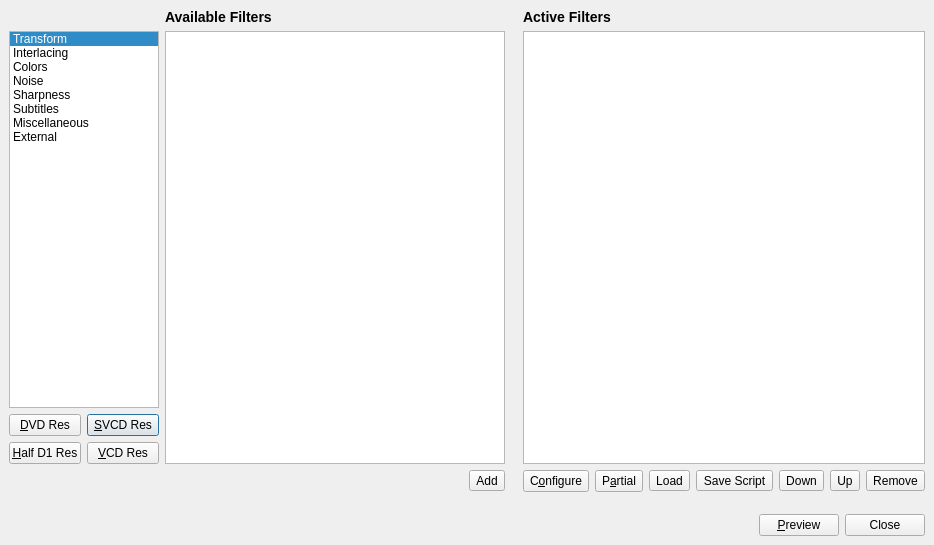
<ui version="4.0" >
 <class>Dialog</class>
 <widget class="QDialog" name="Dialog" >
  <property name="geometry" >
   <rect>
    <x>0</x>
    <y>0</y>
    <width>913</width>
    <height>545</height>
   </rect>
  </property>
  <property name="minimumSize" >
   <size>
    <width>0</width>
    <height>0</height>
   </size>
  </property>
  <property name="windowTitle" >
   <string>Video Filter Manager</string>
  </property>
  <layout class="QVBoxLayout" >
   <property name="margin" >
    <number>9</number>
   </property>
   <property name="spacing" >
    <number>6</number>
   </property>
   <item>
    <layout class="QGridLayout" >
     <property name="margin" >
      <number>0</number>
     </property>
     <property name="spacing" >
      <number>6</number>
     </property>
     <item row="4" column="0" colspan="2" >
      <layout class="QGridLayout" >
       <property name="margin" >
        <number>0</number>
       </property>
       <property name="spacing" >
        <number>6</number>
       </property>
       <item row="0" column="1" >
        <widget class="QPushButton" name="pushButtonSVCD" >
         <property name="sizePolicy" >
          <sizepolicy>
           <hsizetype>5</hsizetype>
           <vsizetype>0</vsizetype>
           <horstretch>0</horstretch>
           <verstretch>0</verstretch>
          </sizepolicy>
         </property>
         <property name="minimumSize" >
          <size>
           <width>72</width>
           <height>0</height>
          </size>
         </property>
         <property name="text" >
          <string>&amp;SVCD Res</string>
         </property>
         <property name="icon" >
          <iconset resource="filter.qrc" >:/new/prefix1/icons/cd.png</iconset>
         </property>
        </widget>
       </item>
       <item row="1" column="1" >
        <widget class="QPushButton" name="pushButtonVCD" >
         <property name="sizePolicy" >
          <sizepolicy>
           <hsizetype>5</hsizetype>
           <vsizetype>5</vsizetype>
           <horstretch>0</horstretch>
           <verstretch>0</verstretch>
          </sizepolicy>
         </property>
         <property name="minimumSize" >
          <size>
           <width>72</width>
           <height>0</height>
          </size>
         </property>
         <property name="text" >
          <string>&amp;VCD Res</string>
         </property>
         <property name="icon" >
          <iconset resource="filter.qrc" >:/new/prefix1/icons/cd.png</iconset>
         </property>
        </widget>
       </item>
       <item row="1" column="0" >
        <widget class="QPushButton" name="pushButtonHalfDVD" >
         <property name="sizePolicy" >
          <sizepolicy>
           <hsizetype>5</hsizetype>
           <vsizetype>0</vsizetype>
           <horstretch>0</horstretch>
           <verstretch>0</verstretch>
          </sizepolicy>
         </property>
         <property name="minimumSize" >
          <size>
           <width>72</width>
           <height>0</height>
          </size>
         </property>
         <property name="text" >
          <string>&amp;Half D1 Res</string>
         </property>
         <property name="icon" >
          <iconset resource="filter.qrc" >:/new/prefix1/icons/cd.png</iconset>
         </property>
        </widget>
       </item>
       <item row="0" column="0" >
        <widget class="QPushButton" name="pushButtonDVD" >
         <property name="sizePolicy" >
          <sizepolicy>
           <hsizetype>5</hsizetype>
           <vsizetype>0</vsizetype>
           <horstretch>0</horstretch>
           <verstretch>0</verstretch>
          </sizepolicy>
         </property>
         <property name="minimumSize" >
          <size>
           <width>72</width>
           <height>0</height>
          </size>
         </property>
         <property name="text" >
          <string>&amp;DVD Res</string>
         </property>
         <property name="icon" >
          <iconset resource="filter.qrc" >:/new/prefix1/icons/cd.png</iconset>
         </property>
        </widget>
       </item>
      </layout>
     </item>
     <item rowspan="4" row="1" column="2" colspan="2" >
      <widget class="QListWidget" name="listWidgetAvailable" >
       <property name="sizePolicy" >
        <sizepolicy>
         <hsizetype>7</hsizetype>
         <vsizetype>7</vsizetype>
         <horstretch>0</horstretch>
         <verstretch>0</verstretch>
        </sizepolicy>
       </property>
       <property name="minimumSize" >
        <size>
         <width>340</width>
         <height>0</height>
        </size>
       </property>
       <property name="spacing" >
        <number>2</number>
       </property>
      </widget>
     </item>
     <item rowspan="3" row="1" column="0" colspan="2" >
      <widget class="QListWidget" name="listFilterCategory" >
       <property name="sizePolicy" >
        <sizepolicy>
         <hsizetype>0</hsizetype>
         <vsizetype>7</vsizetype>
         <horstretch>0</horstretch>
         <verstretch>0</verstretch>
        </sizepolicy>
       </property>
       <property name="minimumSize" >
        <size>
         <width>100</width>
         <height>340</height>
        </size>
       </property>
       <property name="selectionBehavior" >
        <enum>QAbstractItemView::SelectRows</enum>
       </property>
       <property name="iconSize" >
        <size>
         <width>24</width>
         <height>24</height>
        </size>
       </property>
       <property name="resizeMode" >
        <enum>QListView::Adjust</enum>
       </property>
       <property name="spacing" >
        <number>3</number>
       </property>
       <property name="currentRow" >
        <number>0</number>
       </property>
       <item>
        <property name="text" >
         <string>Transform</string>
        </property>
        <property name="icon" >
         <iconset resource="filter.qrc" >:/new/prefix1/icons/1.png</iconset>
        </property>
       </item>
       <item>
        <property name="text" >
         <string>Interlacing</string>
        </property>
        <property name="icon" >
         <iconset resource="filter.qrc" >:/new/prefix1/icons/2.png</iconset>
        </property>
       </item>
       <item>
        <property name="text" >
         <string>Colors</string>
        </property>
        <property name="icon" >
         <iconset resource="filter.qrc" >:/new/prefix1/icons/4.png</iconset>
        </property>
       </item>
       <item>
        <property name="text" >
         <string>Noise</string>
        </property>
        <property name="icon" >
         <iconset resource="filter.qrc" >:/new/prefix1/icons/5.png</iconset>
        </property>
       </item>
       <item>
        <property name="text" >
         <string>Sharpness</string>
        </property>
        <property name="icon" >
         <iconset resource="filter.qrc" >:/new/prefix1/icons/3.png</iconset>
        </property>
       </item>
       <item>
        <property name="text" >
         <string>Subtitles</string>
        </property>
        <property name="icon" >
         <iconset resource="filter.qrc" >:/new/prefix1/icons/7.png</iconset>
        </property>
       </item>
       <item>
        <property name="text" >
         <string>Miscellaneous</string>
        </property>
        <property name="icon" >
         <iconset resource="filter.qrc" >:/new/prefix1/icons/6.png</iconset>
        </property>
       </item>
       <item>
        <property name="text" >
         <string>External</string>
        </property>
        <property name="icon" >
         <iconset resource="filter.qrc" >:/new/prefix1/icons/exec.png</iconset>
        </property>
       </item>
      </widget>
     </item>
     <item row="1" column="4" >
      <spacer>
       <property name="orientation" >
        <enum>Qt::Horizontal</enum>
       </property>
       <property name="sizeType" >
        <enum>QSizePolicy::Fixed</enum>
       </property>
       <property name="sizeHint" >
        <size>
         <width>12</width>
         <height>20</height>
        </size>
       </property>
      </spacer>
     </item>
     <item row="0" column="5" >
      <widget class="QLabel" name="label_2" >
       <property name="sizePolicy" >
        <sizepolicy>
         <hsizetype>5</hsizetype>
         <vsizetype>4</vsizetype>
         <horstretch>0</horstretch>
         <verstretch>0</verstretch>
        </sizepolicy>
       </property>
       <property name="text" >
        <string>&lt;big>&lt;b>Active Filters&lt;/b>&lt;/big></string>
       </property>
      </widget>
     </item>
     <item rowspan="4" row="1" column="5" colspan="11" >
      <widget class="QListWidget" name="listWidgetActive" >
       <property name="sizePolicy" >
        <sizepolicy>
         <hsizetype>7</hsizetype>
         <vsizetype>7</vsizetype>
         <horstretch>0</horstretch>
         <verstretch>0</verstretch>
        </sizepolicy>
       </property>
       <property name="minimumSize" >
        <size>
         <width>340</width>
         <height>0</height>
        </size>
       </property>
       <property name="spacing" >
        <number>2</number>
       </property>
      </widget>
     </item>
     <item row="5" column="5" colspan="11" >
      <layout class="QHBoxLayout" >
       <property name="margin" >
        <number>0</number>
       </property>
       <property name="spacing" >
        <number>6</number>
       </property>
       <item>
        <spacer>
         <property name="orientation" >
          <enum>Qt::Horizontal</enum>
         </property>
         <property name="sizeHint" >
          <size>
           <width>0</width>
           <height>22</height>
          </size>
         </property>
        </spacer>
       </item>
       <item>
        <widget class="QToolButton" name="toolButtonConfigure" >
         <property name="sizePolicy" >
          <sizepolicy>
           <hsizetype>0</hsizetype>
           <vsizetype>5</vsizetype>
           <horstretch>0</horstretch>
           <verstretch>0</verstretch>
          </sizepolicy>
         </property>
         <property name="text" >
          <string>C&amp;onfigure</string>
         </property>
        </widget>
       </item>
       <item>
        <widget class="QToolButton" name="toolButtonPartial" >
         <property name="sizePolicy" >
          <sizepolicy>
           <hsizetype>0</hsizetype>
           <vsizetype>5</vsizetype>
           <horstretch>0</horstretch>
           <verstretch>0</verstretch>
          </sizepolicy>
         </property>
         <property name="text" >
          <string>P&amp;artial</string>
         </property>
        </widget>
       </item>
       <item>
        <widget class="QToolButton" name="toolButtonLoad" >
         <property name="toolTip" >
          <string>Open Script</string>
         </property>
         <property name="text" >
          <string>Load</string>
         </property>
         <property name="icon" >
          <iconset resource="filter.qrc" >:/new/prefix1/icons/fileopen.png</iconset>
         </property>
        </widget>
       </item>
       <item>
        <widget class="QToolButton" name="toolButtonSaveScript" >
         <property name="toolTip" >
          <string>Save Script As</string>
         </property>
         <property name="text" >
          <string>Save Script</string>
         </property>
         <property name="icon" >
          <iconset resource="filter.qrc" >:/new/prefix1/icons/filesaveas.png</iconset>
         </property>
        </widget>
       </item>
       <item>
        <widget class="QToolButton" name="toolButtonDown" >
         <property name="toolTip" >
          <string>Move Filter Down</string>
         </property>
         <property name="text" >
          <string>Down</string>
         </property>
         <property name="icon" >
          <iconset resource="filter.qrc" >:/new/prefix1/icons/down.png</iconset>
         </property>
        </widget>
       </item>
       <item>
        <widget class="QToolButton" name="toolButtonUp" >
         <property name="toolTip" >
          <string>Move Filter Up</string>
         </property>
         <property name="text" >
          <string>Up</string>
         </property>
         <property name="icon" >
          <iconset resource="filter.qrc" >:/new/prefix1/icons/up.png</iconset>
         </property>
        </widget>
       </item>
       <item>
        <widget class="QToolButton" name="pushButtonRemove" >
         <property name="toolTip" >
          <string>Remove Filter</string>
         </property>
         <property name="text" >
          <string>Remove</string>
         </property>
         <property name="icon" >
          <iconset resource="filter.qrc" >:/new/prefix1/icons/remove.png</iconset>
         </property>
        </widget>
       </item>
      </layout>
     </item>
     <item row="5" column="2" colspan="2" >
      <layout class="QHBoxLayout" >
       <property name="margin" >
        <number>0</number>
       </property>
       <property name="spacing" >
        <number>6</number>
       </property>
       <item>
        <spacer>
         <property name="orientation" >
          <enum>Qt::Horizontal</enum>
         </property>
         <property name="sizeHint" >
          <size>
           <width>0</width>
           <height>22</height>
          </size>
         </property>
        </spacer>
       </item>
       <item>
        <widget class="QToolButton" name="toolButtonAdd" >
         <property name="toolTip" >
          <string>Add Filter</string>
         </property>
         <property name="text" >
          <string>Add</string>
         </property>
         <property name="icon" >
          <iconset resource="filter.qrc" >:/new/prefix1/icons/add.png</iconset>
         </property>
         <property name="toolButtonStyle" >
          <enum>Qt::ToolButtonIconOnly</enum>
         </property>
        </widget>
       </item>
      </layout>
     </item>
     <item row="0" column="2" >
      <widget class="QLabel" name="label" >
       <property name="sizePolicy" >
        <sizepolicy>
         <hsizetype>5</hsizetype>
         <vsizetype>4</vsizetype>
         <horstretch>0</horstretch>
         <verstretch>0</verstretch>
        </sizepolicy>
       </property>
       <property name="text" >
        <string>&lt;big>&lt;b>Available Filters&lt;/b>&lt;/big></string>
       </property>
       <property name="textFormat" >
        <enum>Qt::RichText</enum>
       </property>
      </widget>
     </item>
    </layout>
   </item>
   <item>
    <spacer>
     <property name="orientation" >
      <enum>Qt::Vertical</enum>
     </property>
     <property name="sizeType" >
      <enum>QSizePolicy::Fixed</enum>
     </property>
     <property name="sizeHint" >
      <size>
       <width>707</width>
       <height>16</height>
      </size>
     </property>
    </spacer>
   </item>
   <item>
    <layout class="QHBoxLayout" >
     <property name="margin" >
      <number>0</number>
     </property>
     <property name="spacing" >
      <number>6</number>
     </property>
     <item>
      <spacer>
       <property name="orientation" >
        <enum>Qt::Horizontal</enum>
       </property>
       <property name="sizeHint" >
        <size>
         <width>40</width>
         <height>20</height>
        </size>
       </property>
      </spacer>
     </item>
     <item>
      <widget class="QPushButton" name="pushButtonPreview" >
       <property name="text" >
        <string>&amp;Preview</string>
       </property>
       <property name="icon" >
        <iconset/>
       </property>
      </widget>
     </item>
     <item>
      <widget class="QDialogButtonBox" name="buttonBox" >
       <property name="sizePolicy" >
        <sizepolicy>
         <hsizetype>0</hsizetype>
         <vsizetype>0</vsizetype>
         <horstretch>0</horstretch>
         <verstretch>0</verstretch>
        </sizepolicy>
       </property>
       <property name="orientation" >
        <enum>Qt::Horizontal</enum>
       </property>
       <property name="standardButtons" >
        <set>QDialogButtonBox::Close</set>
       </property>
      </widget>
     </item>
    </layout>
   </item>
  </layout>
 </widget>
 <tabstops>
  <tabstop>listFilterCategory</tabstop>
  <tabstop>listWidgetAvailable</tabstop>
  <tabstop>listWidgetActive</tabstop>
  <tabstop>pushButtonDVD</tabstop>
  <tabstop>pushButtonSVCD</tabstop>
  <tabstop>pushButtonHalfDVD</tabstop>
  <tabstop>pushButtonVCD</tabstop>
  <tabstop>toolButtonAdd</tabstop>
  <tabstop>toolButtonConfigure</tabstop>
  <tabstop>toolButtonPartial</tabstop>
  <tabstop>toolButtonLoad</tabstop>
  <tabstop>toolButtonSaveScript</tabstop>
  <tabstop>toolButtonDown</tabstop>
  <tabstop>toolButtonUp</tabstop>
  <tabstop>pushButtonRemove</tabstop>
  <tabstop>pushButtonPreview</tabstop>
 </tabstops>
 <resources>
  <include location="filter.qrc" />
 </resources>
 <connections>
  <connection>
   <sender>buttonBox</sender>
   <signal>rejected()</signal>
   <receiver>Dialog</receiver>
   <slot>close()</slot>
   <hints>
    <hint type="sourcelabel" >
     <x>872</x>
     <y>550</y>
    </hint>
    <hint type="destinationlabel" >
     <x>464</x>
     <y>300</y>
    </hint>
   </hints>
  </connection>
 </connections>
</ui>
